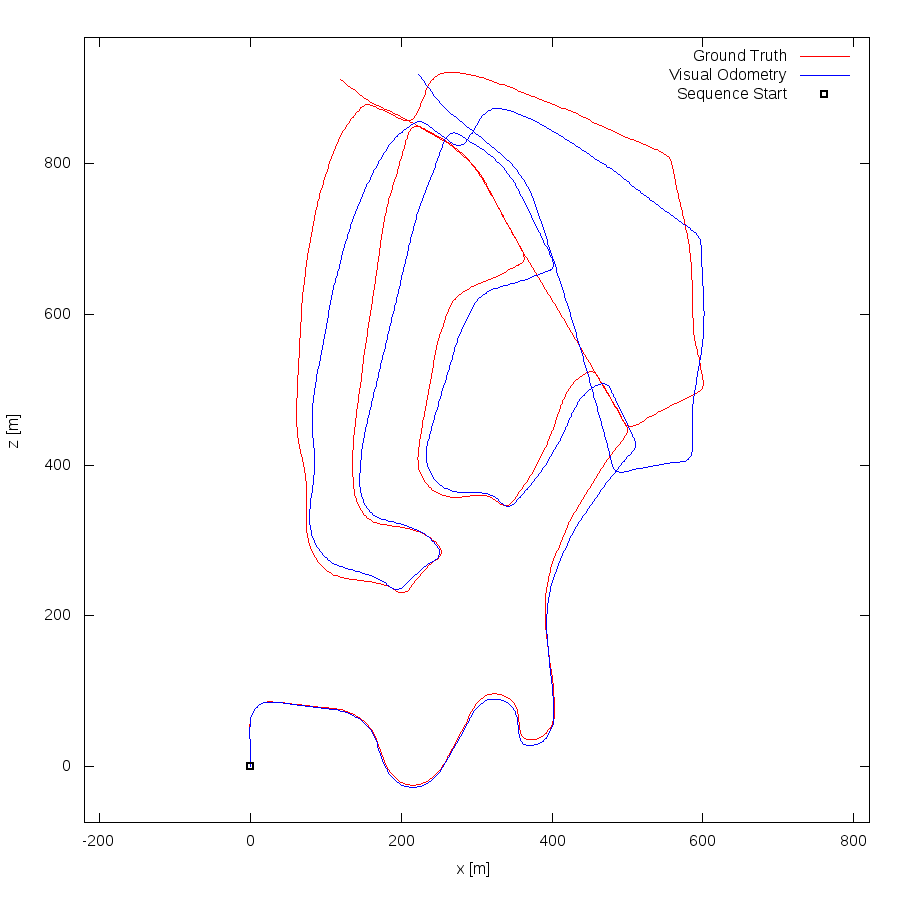

Generate this figure with gnuplot:
set term postscript eps enhanced color
set output "02.eps"
set size ratio -1
set xrange [-220:821]
set yrange [-74:967]
set xlabel "x [m]"
set ylabel "z [m]"
plot "02.txt" using 1:2 lc rgb "#FF0000" title 'Ground Truth' w lines,"02.txt" using 3:4 lc rgb "#0000FF" title 'Visual Odometry' w lines,"< head -1 02.txt" using 1:2 lc rgb "#000000" pt 4 ps 1 lw 2 title 'Sequence Start' w points
